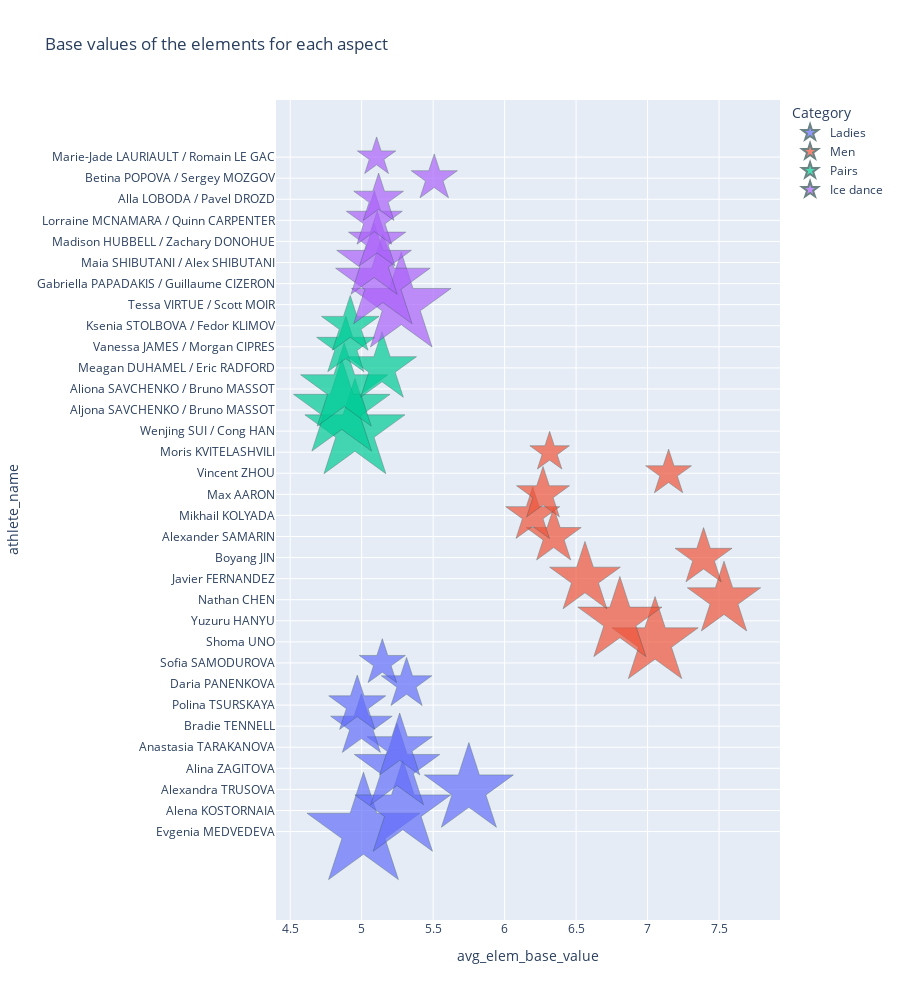

Notebook code for this chart:
### Code cell
# grafico con solo il 90° percentile per categoria
bubble = px.scatter(
    data_90th_perc_category, y="athlete_name", x="avg_elem_base_value",
    color="category", size="avg_rank_inv", 
    title='Base values of the elements for each aspect',
    log_x=False, size_max=60,
    labels={"category": "Category","avg_rank": "Average rank"},
    hover_data={"avg_rank_inv":False, "avg_rank": True},
    category_orders={"category": ['Ladies','Men','Pairs','Ice dance']},
    )
bubble.update_traces(
    marker=dict(symbol="star", line=dict(width=0.5, color='DarkSlateGrey')),
    selector=dict(mode="markers")
    )
bubble.update_layout(height=1000)
bubble.show()

### Figure 1 — Plotly figure (JSON) as saved in the notebook; plotly's stock layout.template omitted (floating-point values rounded to 4 significant figures)
{"data": [{"customdata": [[1, 1], [0.72, 1.389], [0.6207, 1.611], [0.5725, 1.747], [0.3333, 3], [0.2969, 3.368], [0.255, 3.921], [0.2, 5], [0.1667, 6]], "hovertemplate": "Category=Ladies<br>avg_elem_base_value=%{x}<br>athlete_name=%{y}<br>Average rank=%{customdata[1]}<extra></extra>", "legendgroup": "Ladies", "marker": {"color": "#636efa", "line": {"color": "DarkSlateGrey", "width": 0.5}, "size": [1, 0.72, 0.6207, 0.5725, 0.3333, 0.2969, 0.255, 0.2, 0.1667], "sizemode": "area", "sizeref": 0.0002778, "symbol": "star"}, "mode": "markers", "name": "Ladies", "orientation": "h", "showlegend": true, "type": "scatter", "x": [5.013, 5.288, 5.75, 5.247, 5.266, 4.998, 4.969, 5.314, 5.144], "xaxis": "x", "y": ["Evgenia MEDVEDEVA", "Alena KOSTORNAIA", "Alexandra TRUSOVA", "Alina ZAGITOVA", "Anastasia TARAKANOVA", "Bradie TENNELL", "Polina TSURSKAYA", "Daria PANENKOVA", "Sofia SAMODUROVA"], "yaxis": "y"}, {"customdata": [[0.5839, 1.712], [0.5556, 1.8], [0.4211, 2.375], [0.3922, 2.55], [0.2543, 3.933], [0.238, 4.203], [0.229, 4.367], [0.2198, 4.55], [0.1646, 6.075], [0.1229, 8.137]], "hovertemplate": "Category=Men<br>avg_elem_base_value=%{x}<br>athlete_name=%{y}<br>Average rank=%{customdata[1]}<extra></extra>", "legendgroup": "Men", "marker": {"color": "#EF553B", "line": {"color": "DarkSlateGrey", "width": 0.5}, "size": [0.5839, 0.5556, 0.4211, 0.3922, 0.2543, 0.238, 0.229, 0.2198, 0.1646, 0.1229], "sizemode": "area", "sizeref": 0.0002778, "symbol": "star"}, "mode": "markers", "name": "Men", "orientation": "h", "showlegend": true, "type": "scatter", "x": [7.052, 6.806, 7.535, 6.562, 7.392, 6.343, 6.197, 6.269, 7.147, 6.315], "xaxis": "x", "y": ["Shoma UNO", "Yuzuru HANYU", "Nathan CHEN", "Javier FERNANDEZ", "Boyang JIN", "Alexander SAMARIN", "Mikhail KOLYADA", "Max AARON", "Vincent ZHOU", "Moris KVITELASHVILI"], "yaxis": "y"}, {"customdata": [[0.7851, 1.274], [0.7308, 1.368], [0.5975, 1.674], [0.3725, 2.684], [0.2671, 3.744], [0.2589, 3.863]], "hovertemplate": "Category=Pairs<br>avg_elem_base_value=%{x}<br>athlete_name=%{y}<br>Average rank=%{customdata[1]}<extra></extra>", "legendgroup": "Pairs", "marker": {"color": "#00cc96", "line": {"color": "DarkSlateGrey", "width": 0.5}, "size": [0.7851, 0.7308, 0.5975, 0.3725, 0.2671, 0.2589], "sizemode": "area", "sizeref": 0.0002778, "symbol": "star"}, "mode": "markers", "name": "Pairs", "orientation": "h", "showlegend": true, "type": "scatter", "x": [4.953, 4.861, 4.878, 5.142, 4.889, 4.92], "xaxis": "x", "y": ["Wenjing SUI / Cong HAN", "Aljona SAVCHENKO / Bruno MASSOT", "Aliona SAVCHENKO / Bruno MASSOT", "Meagan DUHAMEL / Eric RADFORD", "Vanessa JAMES / Morgan CIPRES", "Ksenia STOLBOVA / Fedor KLIMOV"], "yaxis": "y"}, {"customdata": [[0.7778, 1.286], [0.7, 1.429], [0.4375, 2.286], [0.2575, 3.883], [0.2453, 4.077], [0.1939, 5.158], [0.1667, 6], [0.1155, 8.657]], "hovertemplate": "Category=Ice dance<br>avg_elem_base_value=%{x}<br>athlete_name=%{y}<br>Average rank=%{customdata[1]}<extra></extra>", "legendgroup": "Ice dance", "marker": {"color": "#ab63fa", "line": {"color": "DarkSlateGrey", "width": 0.5}, "size": [0.7778, 0.7, 0.4375, 0.2575, 0.2453, 0.1939, 0.1667, 0.1155], "sizemode": "area", "sizeref": 0.0002778, "symbol": "star"}, "mode": "markers", "name": "Ice dance", "orientation": "h", "showlegend": true, "type": "scatter", "x": [5.277, 5.148, 5.087, 5.108, 5.088, 5.118, 5.508, 5.104], "xaxis": "x", "y": ["Tessa VIRTUE / Scott MOIR", "Gabriella PAPADAKIS / Guillaume CIZERON", "Maia SHIBUTANI / Alex SHIBUTANI", "Madison HUBBELL / Zachary DONOHUE", "Lorraine MCNAMARA / Quinn CARPENTER", "Alla LOBODA / Pavel DROZD", "Betina POPOVA / Sergey MOZGOV", "Marie-Jade LAURIAULT / Romain LE GAC"], "yaxis": "y"}], "layout": {"height": 1000, "legend": {"itemsizing": "constant", "title": {"text": "Category"}, "tracegroupgap": 0}, "title": {"text": "Base values of the elements for each aspect"}, "xaxis": {"anchor": "y", "domain": [0, 1], "title": {"text": "avg_elem_base_value"}}, "yaxis": {"anchor": "x", "domain": [0, 1], "title": {"text": "athlete_name"}}}}
